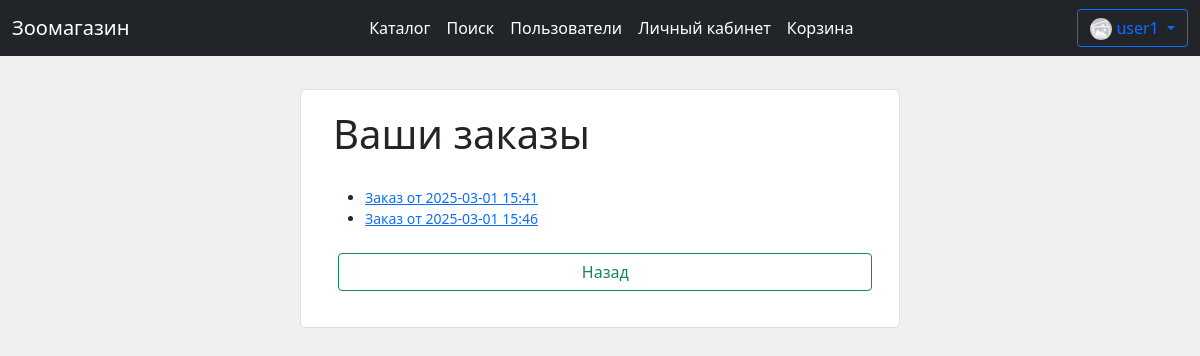
Page /user_orders (signed in) on the committed database.
### data/user.py (models this page shows, shortened)
class User(SqlAlchemyBase, UserMixin, SerializerMixin):
    __tablename__ = 'users'
    id = sqlalchemy.Column(
        sqlalchemy.Integer, autoincrement=True,
        primary_key=True, nullable=False)
    name = sqlalchemy.Column(sqlalchemy.String, nullable=False)
    email = sqlalchemy.Column(
        sqlalchemy.String, index=True, unique=True, nullable=True)
    hashed_password = sqlalchemy.Column(
        sqlalchemy.String, nullable=False)
    role_id = sqlalchemy.Column(
        sqlalchemy.Integer, sqlalchemy.ForeignKey('roles.id'), default=2)
    balance = sqlalchemy.Column(sqlalchemy.Integer, default=0)
    about = sqlalchemy.Column(sqlalchemy.String, default="Это описание профиля пользователя. Здесь можно указать интересы и другую информацию.")
    profile_img_path = sqlalchemy.Column(sqlalchemy.String, default=os.path.join('static', 'imgs', 'noimg.jpg'))
    time = sqlalchemy.Column(sqlalchemy.DateTime, default=datetime.now)
    role = orm.relation('Role')

### data/order_entry.py (models this page shows, shortened)
class OrderEntry(SqlAlchemyBase, SerializerMixin):
    __tablename__ = 'order_entries'
    id = sqlalchemy.Column(
        sqlalchemy.Integer, autoincrement=True,
        primary_key=True, nullable=False)
    user_id = sqlalchemy.Column(
        sqlalchemy.Integer, sqlalchemy.ForeignKey('users.id'), nullable=False)
    description = sqlalchemy.Column(sqlalchemy.String, default="Нет данных")
    time = sqlalchemy.Column(sqlalchemy.DateTime, default=datetime.now)
    role = orm.relation('User')

### main.py (the view)
@app.route("/user_orders")
def user_orders():
    if not current_user.is_authenticated:
        return redirect("/register")
    session = db_session.create_session()
    orders = session.query(OrderEntry).filter(OrderEntry.user_id == current_user.id)
    return render_template('orders.html', orders=orders)

### data/db_session.py (called while the page is built)
def create_session() -> Session:
    global __factory
    return __factory()

### main.py (called while the page is built)
@login_manager.user_loader
def load_user(user_id):
    session = db_session.create_session()
    return session.query(User).get(user_id)

### templates/orders.html
{% extends "base.html" %}
{% block content %}
<div style="margin: auto;margin-top: 3%;padding: 20px;font-size: 14px;background-color: #fff;border: 1px solid #e0e0e0;border-radius: 6px 6px 6px 6px; max-width: 600px">
    <div class="container">
        <h1>Ваши заказы</h1><br>
        <div class="order-items">
            <ul>
            {% for order in orders %}
            <li>
                <a href="/order_description/{{ order.id }}">
                    Заказ от {{ order.time.strftime("%Y-%m-%d %H:%M") }}
                </a>
            </li>
            {% else %}
            <li>У вас нет заказов.</li>
            {% endfor %}
            </ul>
        </div>
        <a class="btn btn-outline-success" href="/user_page" style="width: 100%; margin-top: 1.5%; margin-left: 1%;">Назад</a></p>
    </div>
</div>
{% endblock %}

### templates/base.html (shortened to what this page needs)
<!DOCTYPE html>
<html>
<head>
    <link href="https://cdn.jsdelivr.net/npm/bootstrap@5.0.0-beta1/dist/css/bootstrap.min.css"
          rel="stylesheet"
>
    {% set base_title = "Зоомагазин" %}
</head>
<body>
    <header>
        <nav class="navbar navbar-expand-lg navbar-dark bg-dark">
            <div class="container-fluid">
                <a class="navbar-brand" href="/">{{ base_title }}</a>
                <div class="collapse navbar-collapse" id="navbarSupportedContent">
                    <ul class="navbar-nav me-auto my-2 my-lg-0 navbar-nav-scroll" style="margin-left: auto;margin-right: auto;--bs-scroll-height: 100px;">
                      <li class="nav-item">
                        <a class="nav-link active" aria-current="page" href="/">Каталог</a>
                      </li>
                      <li class="nav-item">
                        <a class="nav-link active" href="/search_products">Поиск</a>
                      </li>
                      <li class="nav-item">
                        <a class="nav-link active" href="/search_users">Пользователи</a>
                      </li>
                      <li class="nav-item">
                        <a class="nav-link active" href="/user_page">Личный кабинет</a>
                      </li>
                      <li class="nav-item">
                        <a class="nav-link active" href="/to_card">Корзина</a>
                      </li>
                    </ul>
                    <form class="d-flex">
                        {% if current_user.is_authenticated %}
                        <div class="btn-group"><div>
                            <button type="button" class="btn btn-outline-primary dropdown-toggle" data-bs-toggle="dropdown" data-bs-display="static" aria-expanded="false">
                              <img src="/{{ current_user.profile_img_path }}" width="22" height="22" style="border-radius: 100px;" onerror="this.src='/static/imgs/noimg.jpg'; this.alt='noimg.jpg';">
                              {{ current_user.name }}
                            </button>
                        </div></div>
                        {% else %}
                        <div>
                            <a class="btn btn-outline-info" href="/register">Регистрация</a>
                            <a class="btn btn-outline-warning" href="/login">Войти</a>
                        </div>
                        {% endif %}
                    </form>
                </div>
            </div>
        </nav>
    </header>
    <main role="main" class="container">
        {% block content %}{% endblock %}
    </main>
</body>
</html>

### templates/base.html (style rules this page uses)
body { background-color: #f0f0f0; }

### rows in the picture
User: name "user1"
OrderEntry: time "2025-03-01 15:41"
OrderEntry: time "2025-03-01 15:46"

### other values in the picture
{{ base_title }} "Зоомагазин"
